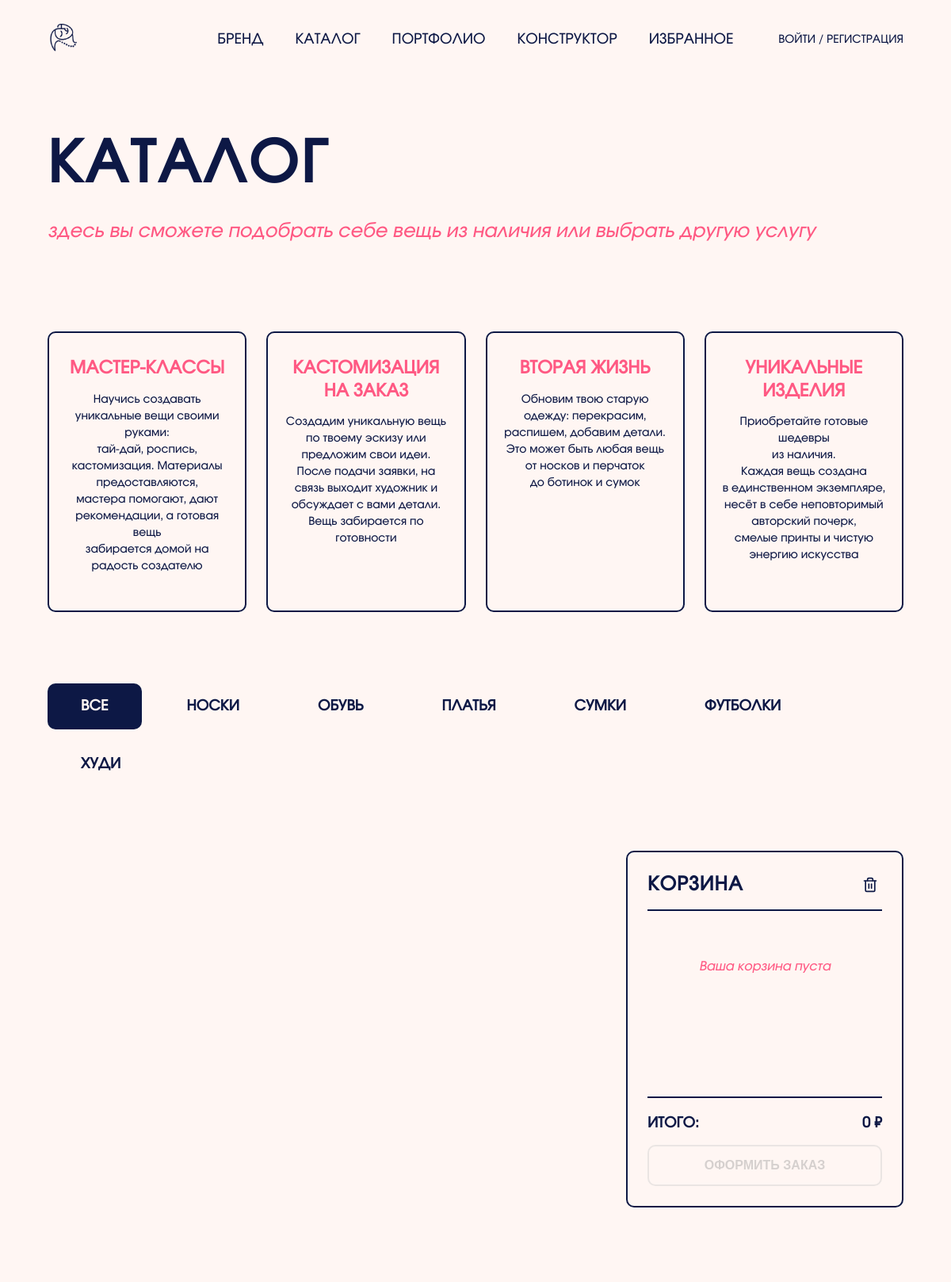
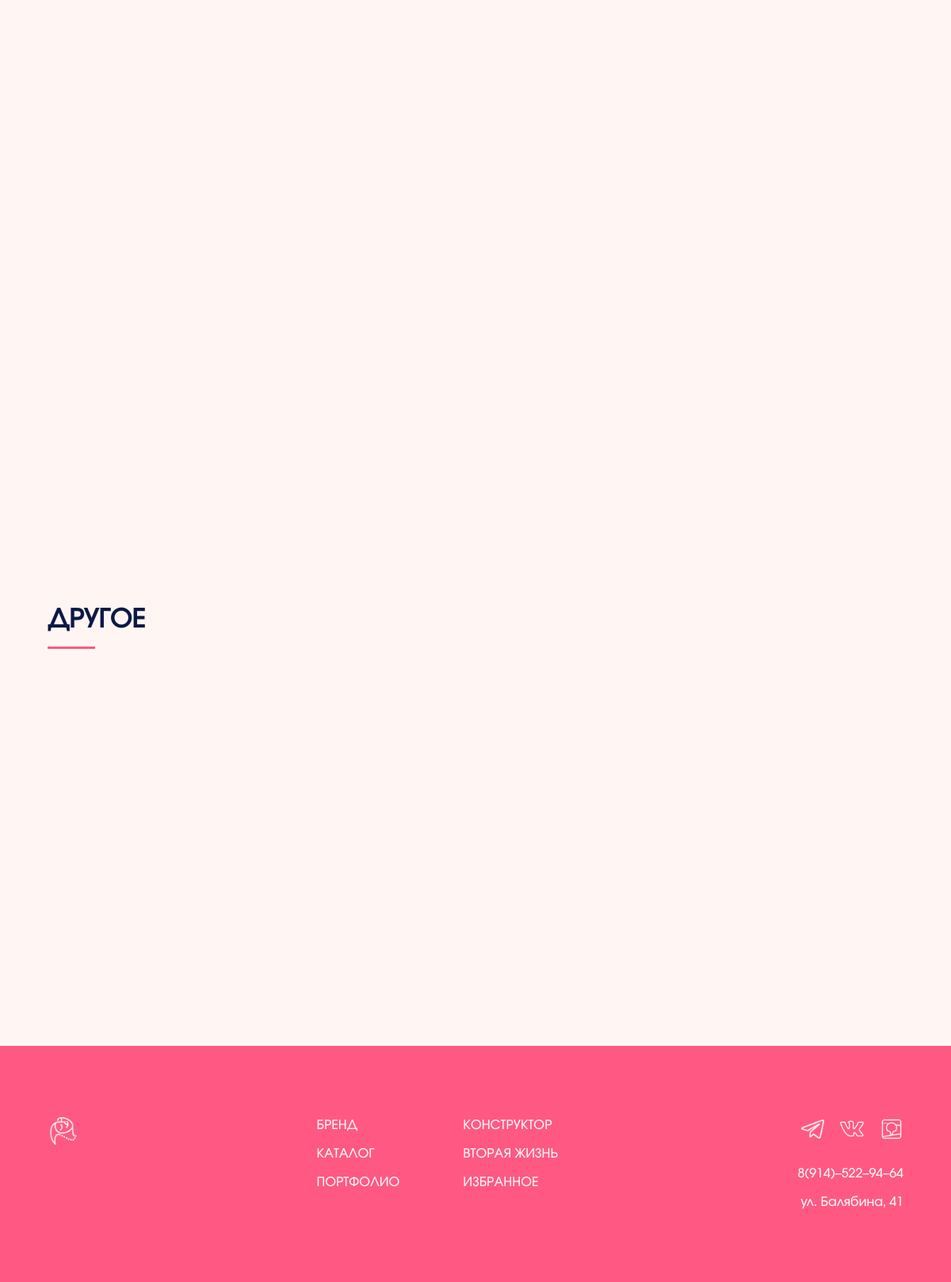
The page /about/ on the database its author committed (2 pictures, top to bottom).
### catalog/models.py (models this page shows, shortened)
class Category(models.Model):
    name = models.CharField('Название', max_length=100)
    slug = models.SlugField('URL', max_length=100, unique=True)
    description = models.TextField('Описание', blank=True)
    image = models.ImageField('Изображение', upload_to='categories/', blank=True, null=True)
    class Meta:
        verbose_name = 'Категория'
        verbose_name_plural = 'Категории'
        ordering = ['name']

### www/views.py (the view)
# urls.py: path('about/', include(('catalog.urls', 'catalog'), namespace='catalog')),
def about(request):
    products = Product.objects.filter(is_available=True)
    categories = Category.objects.all()
    category_slug = request.GET.get('category')
    if category_slug:
        products = products.filter(category__slug=category_slug)
    sort = request.GET.get('sort')
    if sort == 'price-asc':
        products = products.order_by('price')
    elif sort == 'price-desc':
        products = products.order_by('-price')
    else:
        products = products.order_by('-created_at')
    print("=" * 50)
    print(f"about view вызвана (каталог)")
    print(f"Товаров: {products.count()}")
    print("=" * 50)
    context = {
        'products': products,
        'categories': categories,
        'current_category': category_slug,
        'current_sort': sort,
    }
    return render(request, 'www/about.html', context)

### templates/www/about.html (shortened to what this page needs)
{% extends "base.html" %}
{% load static %}
{% block content %}
<section class="catalog-header">
    <div class="container">
        <h1 class="catalog-title">КАТАЛОГ</h1>
        <p class="catalog-subtitle">здесь вы сможете подобрать себе вещь из наличия или выбрать другую услугу</p>
    </div>
</section>
<section class="services-section">
    <div class="container">
        <div class="services-grid">
            <div class="service-card">
                <h3 class="service-title">МАСТЕР-КЛАССЫ</h3>
                <p class="service-description">
                    Научись создавать уникальные вещи своими руками:<br>
                    тай-дай, роспись, кастомизация. Материалы предоставляются,<br>
                    мастера помогают, дают рекомендации, а готовая вещь<br>
                    забирается домой на радость создателю
                </p>
            </div>
            <div class="service-card">
                <h3 class="service-title">КАСТОМИЗАЦИЯ<br>НА ЗАКАЗ</h3>
                <p class="service-description">
                    Создадим уникальную вещь <br>по твоему эскизу или
                    предложим свои идеи. После подачи заявки, на связь выходит
                    художник и обсуждает с вами детали. Вещь забирается по готовности
                </p>
            </div>
            <div class="service-card">
                <h3 class="service-title">ВТОРАЯ ЖИЗНЬ</h3>
                <p class="service-description">
                    Обновим твою старую одежду: перекрасим, распишем,
                    добавим детали. Это может быть любая вещь<br>
                    от носков и перчаток <br>
                    до ботинок и сумок
                </p>
            </div>
            <div class="service-card">
                <h3 class="service-title">УНИКАЛЬНЫЕ<br>ИЗДЕЛИЯ</h3>
                <p class="service-description">
                    Приобретайте готовые шедевры<br>
                    из наличия.<br>
                    Каждая вещь создана <br>
                    в единственном экземпляре,<br>
                    несёт в себе неповторимый <br>
                    авторский почерк,<br>
                    смелые принты и чистую <br>
                    энергию искусства
                </p>
            </div>
        </div>
    </div>
</section>
<section class="filters-section">
    <div class="container">
        <div class="filters-wrapper">
            <div class="filter-tabs">
                <a href="?{% if current_sort %}sort={{ current_sort }}{% endif %}"
                   class="filter-tab {% if not current_category %}active{% endif %}">
                   ВСЕ
                </a>
                {% for category in categories %}
                <a href="?category={{ category.slug }}{% if current_sort %}&sort={{ current_sort }}{% endif %}"
                   class="filter-tab {% if current_category == category.slug %}active{% endif %}">
                   {{ category.name|upper }}
                </a>
                {% endfor %}
            </div>
        </div>
    </div>
</section>
<section class="products-section">
    <div class="container">
        <div class="catalog-with-cart-layout">
            <div class="products-grid">
            </div>
            <aside class="sidebar-cart">
                <div class="sidebar-cart-header">
                    <h2>КОРЗИНА</h2>
                    <button class="clear-cart-btn" title="Очистить всё">
                    </button>
                </div>
                <div class="cart-items-container">
                </div>
                <div class="sidebar-cart-footer">
                    <div class="cart-total">
                        <span>ИТОГО:</span>
                        <span class="total-sum">0 ₽</span>
                    </div>
                    <button class="checkout-btn" disabled>ОФОРМИТЬ ЗАКАЗ</button>
                </div>
            </aside>
        </div>
    </div>
</section>
<section class="services-detailed-section">
    <div class="container">
        <h2 class="content-category-title">ДРУГОЕ</h2>
        <div class="services-detailed-grid">
        </div>
    </div>
</section>
{% endblock %}

### static/css/newstyle.css (style rules this page uses)
:root { --bg-main: #FFF6F3; --accent-blue: #5779FF; --accent-pink: #FF5983; --accent-yellow: #FFBD30; --text-dark: #0D1845; }
* { margin: 0; padding: 0; box-sizing: border-box; }
html { scroll-behavior: smooth; }
body { font-family: 'Involve', sans-serif; background: var(--bg-main); background-size: 100%; color: var(--text-dark); }
.container { width: 90%; max-width: 1400px; margin: 0 auto; }
.catalog-header { padding: 40px 0 20px; }
.catalog-title { font-size: 72px; text-transform: uppercase; color: var(--text-dark); letter-spacing: 4px; margin-bottom: 20px; }
.catalog-subtitle { font-size: 24px; color: var(--accent-pink); font-family: 'Involve-O', sans-serif; }
.filters-section { padding: 40px 0; }
.filters-wrapper { display: flex; flex-wrap: wrap; justify-content: space-between; align-items: center; gap: 30px; }
.filter-tabs { display: flex; gap: 15px; flex-wrap: wrap; }
.filter-tab { padding: 15px 40px; background: transparent; font-family: 'Involve', sans-serif; font-size: 18px; font-weight: 600; text-transform: uppercase; color: var(--text-dark); cursor: pointer; transition: 0.3s; border: 2px solid transparent; border-radius: 10px; text-decoration: none; display: inline-block; }
.filter-tab.active { background: var(--text-dark); color: var(--bg-main); }
.services-section { padding: 30px 0; margin: 20px 0; }
.services-grid { display: grid; grid-template-columns: repeat(4, 1fr); gap: 25px; margin-top: 40px; }
.service-card { border: 2px solid var(--text-dark); border-radius: 10px; padding: 30px 20px; text-align: center; transition: 0.3s; }
.service-title { font-size: 22px; margin-bottom: 15px; color: var(--accent-pink); text-transform: uppercase; line-height: 1.3; }
.service-description { font-size: 14px; line-height: 1.5; color: var(--text-dark); margin-bottom: 15px; }
.products-section { padding: 40px 0; }
.catalog-with-cart-layout { display: grid; grid-template-columns: 1fr 350px; gap: 30px; align-items: flex-start; }
.products-section .products-grid { display: grid; grid-template-columns: repeat(3, 1fr) !important; gap: 25px; margin: 0; }
.sidebar-cart { width: 350px; min-width: 350px; background-color: var(--bg-main, #f9f9f9); border: 2px solid var(--text-dark); border-radius: 10px; padding: 25px; color: var(--text-dark); position: sticky; top: 30px; display: flex; flex-direction: column; min-height: 450px; max-height: 80vh; box-shadow: none; }
.sidebar-cart-header { display: flex; justify-content: space-between; align-items: center; border-bottom: 2px solid var(--text-dark); padding-bottom: 15px; margin-bottom: 20px; }
.sidebar-cart-header h2 { font-size: 24px; color: var(--text-dark); letter-spacing: 1px; }
.clear-cart-btn { background: transparent; border: none; cursor: pointer; transition: 0.3s; color: var(--text-dark); display: flex; align-items: center; justify-content: center; padding: 5px; }
.cart-items-container { max-height: 350px; overflow-y: auto; margin-bottom: 20px; flex-grow: 1; }
.sidebar-cart-footer { border-top: 2px solid var(--text-dark); padding-top: 20px; }
.cart-total { display: flex; justify-content: space-between; font-size: 18px; font-weight: 700; color: var(--text-dark); margin-bottom: 15px; }
.total-sum { color: var(--text-dark); }
.checkout-btn { width: 100%; padding: 15px; background: transparent; border: 2px solid var(--text-dark); color: var(--text-dark); border-radius: 10px; font-size: 16px; font-weight: 600; text-transform: uppercase; cursor: pointer; transition: 0.3s ease; }
.checkout-btn:disabled { opacity: 0.4; cursor: not-allowed; border-color: #ccc; color: #999; }
.services-detailed-section { padding: 60px 0; background: var(--bg-main); }
.content-category-title { font-size: 32px; color: var(--text-dark); margin-bottom: 20px; text-transform: uppercase; position: relative; padding-bottom: 15px; }
.content-category-title::after { content: ''; position: absolute; bottom: 0; left: 0; width: 60px; height: 3px; background: var(--accent-pink); }
.services-detailed-grid { display: grid; grid-template-columns: repeat(3, 1fr); gap: 30px; margin: 40px 0; }

### rows shown on the page
Category: name "НОСКИ"
Category: name "ОБУВЬ"
Category: name "ПЛАТЬЯ"
Category: name "СУМКИ"
Category: name "ФУТБОЛКИ"
Category: name "ХУДИ"
